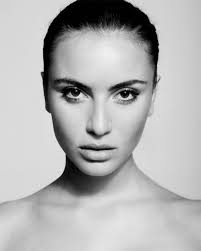
#> input picture Medical Image Feature/Face.jpeg, 201 x 251 px
$ jupyter execute Harris.ipynb   (older library calls are emulated)
#> lines starting #> are read from the running program, lines starting #| are printed output that depends on the picture; after the words box and inside, x2 and y2 are one past the last pixel; in counts of white or black regions, pixels touching at a corner belong together
#> further down, image is the input picture: shape (251, 201, 3); min 0, max 242, mean 178.8
[cell 1]
import cv2
import numpy as np
import matplotlib.pyplot as plt

[cell 2]
def harris_corner_detector(image, k=0.04, threshold=0.01):
    # Convert the image to grayscale
#> called with k = 0.04, threshold = 0.01
    gray = cv2.cvtColor(image, cv2.COLOR_BGR2GRAY)

    # calculate gradients using Sobel filter
    Ix = cv2.Sobel(gray, cv2.CV_64F, 1, 0, ksize=5)
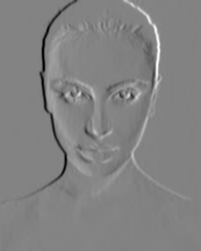
#> Ix: shape (251, 201) float64; min -10623, max 10051, mean -14.2; drawn with min black and max white
    Iy = cv2.Sobel(gray, cv2.CV_64F, 0, 1, ksize=5)
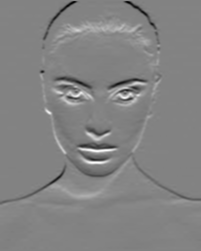
#> Iy: shape (251, 201) float64; min -9167, max 8691, mean 23.3; drawn with min black and max white

    # calculateproducts of gradients
    Ixx = Ix * Ix
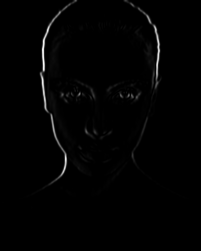
#> Ixx: shape (251, 201) float64; min 0, max 112848129, mean 1215986.3; drawn with min black and max white
    Iyy = Iy * Iy
    Ixy = Ix * Iy
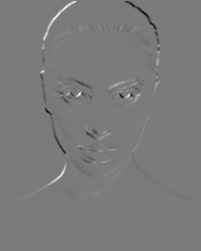
#> Ixy: shape (251, 201) float64; min -47702160, max 51143311, mean -21312; drawn with min black and max white

    # Apply a Gaussian filter to the products of gradients
    sigma = 1
    Ixx = cv2.GaussianBlur(Ixx, (5, 5), sigma)
    Iyy = cv2.GaussianBlur(Iyy, (5, 5), sigma)
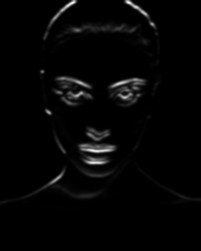
#> Iyy: shape (251, 201) float64; min 0, max 48589262.9, mean 1025827.5; drawn with min black and max white
    Ixy = cv2.GaussianBlur(Ixy, (5, 5), sigma)

    # Compute Harris corner response
    det = (Ixx * Iyy) - (Ixy ** 2)
    trace = Ixx + Iyy
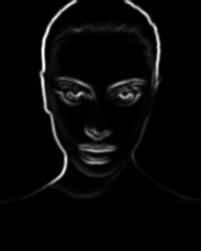
#> trace: shape (251, 201) float64; min 0, max 70491510.4, mean 2241607.3; drawn with min black and max white
    R = det - k * (trace ** 2)
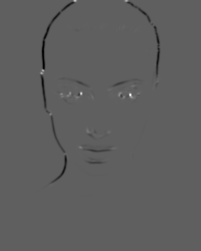
#> R: shape (251, 201) float64; min -1.97e+14, max 3.27e+14, mean -1.51e+12; drawn with min black and max white

    # Threshold for corner detection
    # Threshold for an optimal value, it may vary depending on the image

    corners = np.zeros_like(R)
    corners[R > threshold * R.max()] = 255

    edges = np.zeros_like(R)
    edges [R < -0.01 * R.max()] = 255


    return corners, edges

# Read the image
#image = cv2.imread('harris.jpg')
#image = cv2.imread('chess.png')
image = cv2.imread('Face.jpeg')
plt.imshow(cv2.cvtColor(image, cv2.COLOR_BGR2RGB))

[cell 3]
# Detect corners using Harris Corner Detector
[corners, edges] = harris_corner_detector(image)
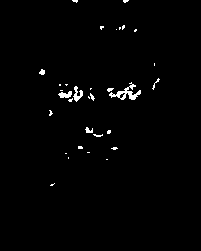
#> corners: shape (251, 201) float64; 1.3% white in thin lines or dots, all inside (x1, y1, x2, y2) = (39, 0, 160, 186)
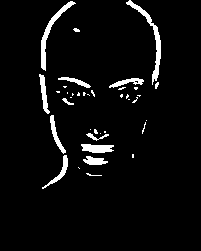
#> edges: shape (251, 201) float64; 4.6% white; 38 white regions (25 under 20 px), largest, box (x1, y1, x2, y2) and area: (126, 0, 161, 85) 434, (41, 1, 76, 71) 382, (81, 144, 114, 153) 229

[cell 4]
# Display the original image and the detected corners using matplotlib

plt.figure(figsize=(10, 5))
plt.subplot(121)
plt.imshow(cv2.cvtColor(image, cv2.COLOR_BGR2RGB))
plt.title('Original Image')
plt.axis('off')

plt.subplot(122)
plt.imshow(corners, cmap='gray')
plt.title('Harris Corners')
plt.axis('off')

plt.show()

[cell 5]
# Display the original image and the detected corners using matplotlib
plt.figure(figsize=(10, 5))
plt.subplot(121)
plt.imshow(cv2.cvtColor(image, cv2.COLOR_BGR2RGB))
plt.title('Original Image')
plt.axis('off')

plt.subplot(122)
plt.imshow(edges, cmap='gray')
plt.title('Harris Edges')
plt.axis('off')

plt.show()

[cell 6]
gray = cv2.cvtColor(image,cv2.COLOR_BGR2GRAY)
gray = np.float32(gray)
dst = cv2.cornerHarris(gray,5,5,0.04)
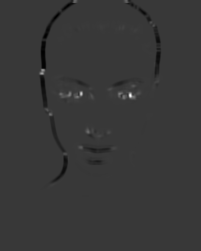
#> dst: shape (251, 201) float32; min -1.22e+09, max 4.24e+09, mean -10493895; drawn with min black and max white

plt.figure(figsize=(10, 5))
plt.subplot(121)
plt.imshow(cv2.cvtColor(image, cv2.COLOR_BGR2RGB))
plt.title('Original Image')
plt.axis('off')

plt.subplot(122)
plt.imshow(dst,cmap='gray')
plt.title('Harris Corners')
plt.axis('off')

plt.show()
